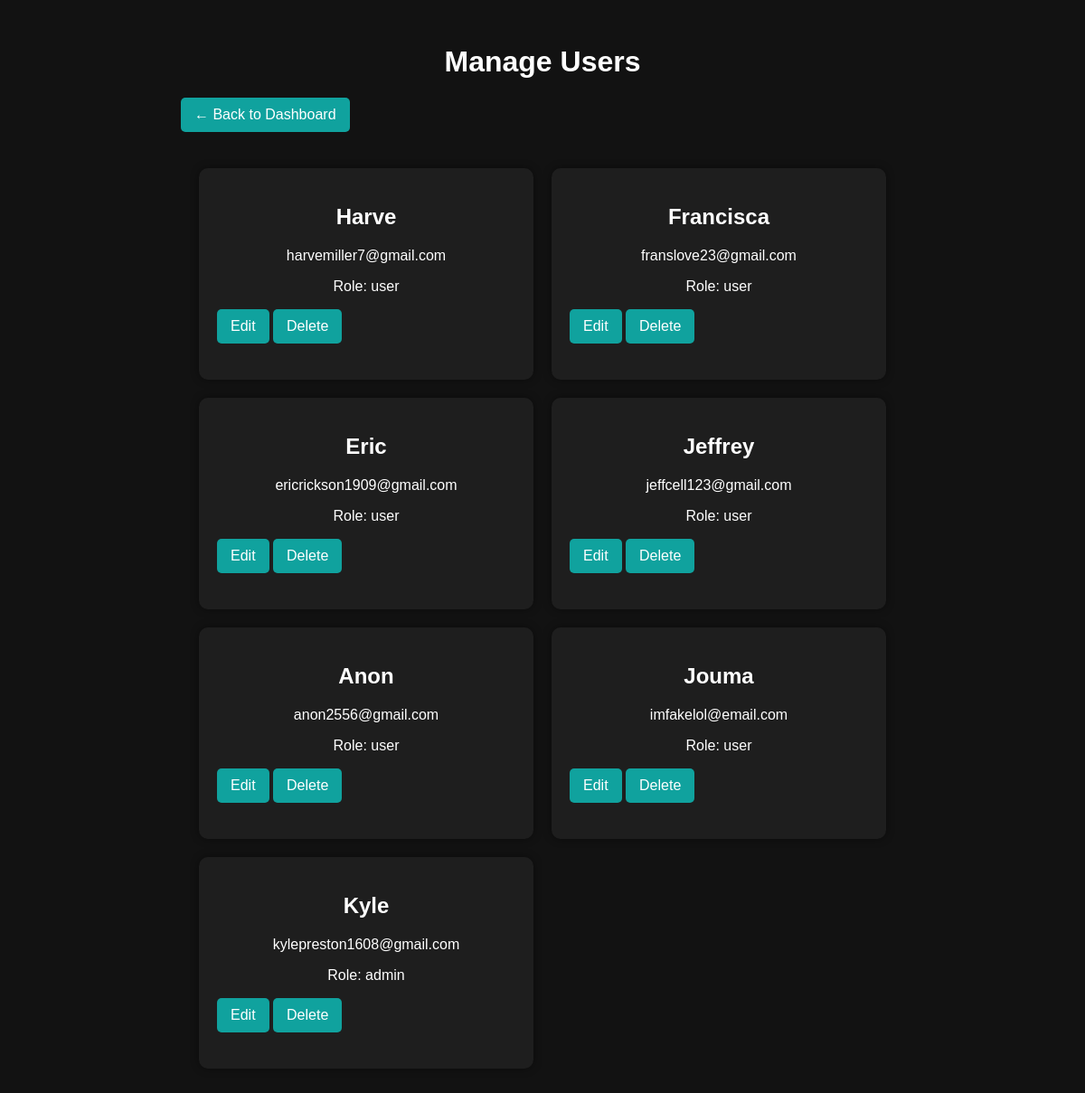
The app's page /kasitrade/admin/users.php (signed in) with its own data.
### tables this page shows
CREATE TABLE `users` (
  `user_id` int(255) NOT NULL,
  `name` varchar(100) NOT NULL,
  `email` varchar(100) NOT NULL,
  `password` varchar(100) NOT NULL,
  `role` varchar(20) NOT NULL
);

### kasitrade/admin/users.php (the view, shortened to what this page needs)
<?php
include("../includes/db.php");
$sql = "SELECT * FROM users ORDER BY user_id DESC";
$result = mysqli_query($conn, $sql);
?>
<!DOCTYPE html>
<html>
<head>
<link rel="stylesheet" href="../css/style.css">
</head>
<body>
<div class="product-view-container">
<h1>Manage Users</h1>
<a href="index.php" class="back-button">
    ← Back to Dashboard
</a>
<div class="product-grid">
<?php while($row = mysqli_fetch_assoc($result)){ ?>
<div class="product-card">
    <h2><?php echo $row['name']; ?></h2>
    <p><?php echo $row['email']; ?></p>
    <p>Role: <?php echo $row['role']; ?></p>
    <a
    href="edit_user.php?id=<?php echo $row['user_id']; ?>"
    class="back-button">
        Edit
    </a>
    <a
    href="delete_user.php?id=<?php echo $row['user_id']; ?>"
    class="back-button"
    onclick="return confirm('Delete this user?');">
        Delete
    </a>
</div>
<?php } ?>
</div>
</div>
</body>
</html>

### kasitrade/css/style.css (style rules this page uses)
body { margin:0; padding:0; font-family:Arial, sans-serif; background:#121212; color:white; }
* { box-sizing:border-box; }
a { color:#00b894; text-decoration:none; }
p { text-align:center; }
h1,h2,h3 { text-align:center; }
.product-grid { display:grid; grid-template-columns:repeat(auto-fit, minmax(250px, 1fr)); gap:20px; padding:20px; }
.product-card { background:#1e1e1e; padding:20px; border-radius:10px; box-shadow:0px 0px 10px rgba(0,0,0,0.4); transition:0.3s; }
.product-card p { text-align:center; }
.product-view-container { max-width:800px; width:90%; margin:50px auto; }
.back-button { display:inline-block; margin-bottom:20px; background:#10a29e; color:white; padding:10px 15px; border-radius:5px; text-decoration:none; transition:0.3s; }

### records on screen
users: name "Harve", email "harvemiller7@gmail.com", role "user"
users: name "Francisca", email "franslove23@gmail.com", role "user"
users: name "Eric", email "ericrickson1909@gmail.com", role "user"
users: name "Jeffrey", email "jeffcell123@gmail.com", role "user"
users: name "Anon", email "anon2556@gmail.com", role "user"
users: name "Jouma", email "imfakelol@email.com", role "user"
users: name "Kyle", email "kylepreston1608@gmail.com", role "admin"
